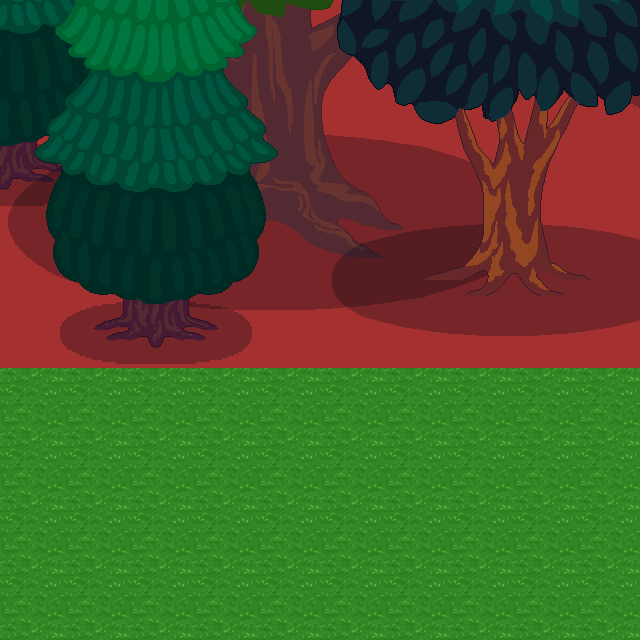

A level layout from a 2D game, rendered from its tile map. Below: a short description, then the map file with tile-grid data replaced by summaries:
An orthogonal 40x40 tile map with 16x16 px tiles, 3 tile layers (ground, wall, tree), 3 tilesets.

<map version="1.10" tiledversion="1.10.2" orientation="orthogonal" renderorder="right-down" width="40" height="40" tilewidth="16" tileheight="16" infinite="0" nextlayerid="4" nextobjectid="1">
 <tileset firstgid="1" source="grasslv2.tsx" />
 <tileset firstgid="17" source="lv2_trees.tsx" />
 <tileset firstgid="53" source="wall.tsx" />
 <layer id="1" name="ground" width="40" height="40">
  <properties>
   <property name="unity:SortingLayer" value="Ground" />
   <property name="unity:layer" value="Ground" />
  </properties>
  <data>[1600 cells, 1600 non-empty, 16 distinct tile ids]</data>
 </layer>
 <layer id="2" name="wall" width="40" height="40">
  <properties>
   <property name="unity:ignore" value="Visual" />
   <property name="unity:layer" value="Obstacles" />
  </properties>
  <data>[1600 cells, 920 non-empty, 1 distinct tile ids]</data>
 </layer>
 <layer id="3" name="tree" width="40" height="40">
  <properties>
   <property name="unity:SortingLayer" value="Foreground" />
   <property name="unity:layer" value="Obstacles" />
  </properties>
  <data>[1600 cells, 1 non-empty, 1 distinct tile ids]</data>
 </layer>
</map>
